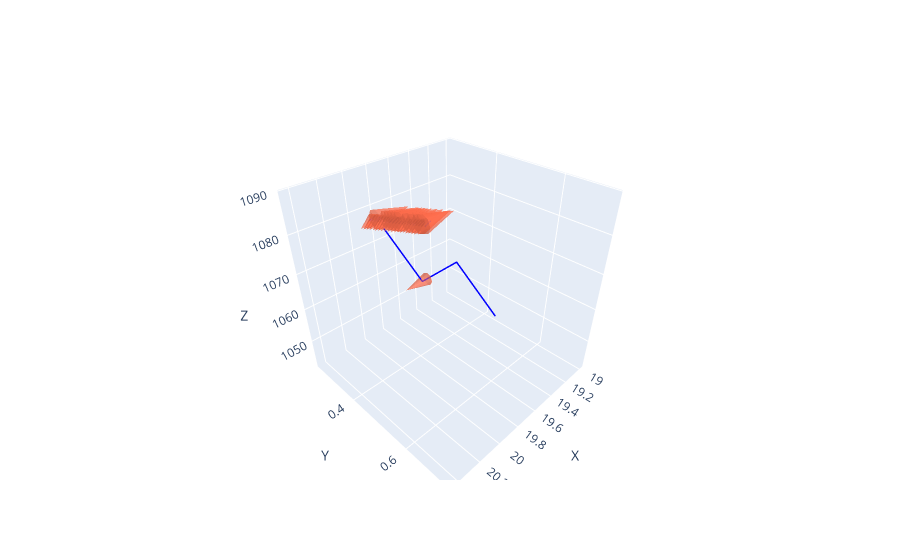

Source (notebook cell):
### Code cell
import plotly.graph_objs as go
from math import floor

# Example list of tuples (x, y, z)
#data = [max.tracking[floor(len(max.tracking)/10)*i-1] for i in range(10)]
data = maxm.tracking

# Extracting x, y, z coordinates from the list of tuples

# Extracting x, y, z coordinates from the list of tuples
x = [point[0] for point in data]
y = [point[1] for point in data]
z = [point[2] for point in data]

# Create trace for the curve
trace_curve = go.Scatter3d(
    x=x,
    y=y,
    z=z,
    mode='lines',
    line=dict(color='blue', width=3),
    name='Curve'
)

# Create traces for the directional arrows
arrows = []
for i in range(len(x)-1):
    arrow = go.Cone(
        x=[x[i+1]],
        y=[y[i+1]],
        z=[z[i+1]],
        u=[x[i+1]-x[i]],
        v=[y[i+1]-y[i]],
        w=[z[i+1]-z[i]],
        sizemode='absolute',
        sizeref=0.25,
        showscale=False,
        colorscale='Reds',
        opacity=0.5,
        name='Arrow '+str(i+1)
    )
    arrows.append(arrow)

# Create layout
layout = go.Layout(
    scene=dict(
        aspectmode="cube",
        xaxis=dict(title='X'),
        yaxis=dict(title='Y'),
        zaxis=dict(title='Z')
    )
)

# Create figure
fig = go.Figure(data=[trace_curve] + arrows, layout=layout)

# Show plot
fig.show()
